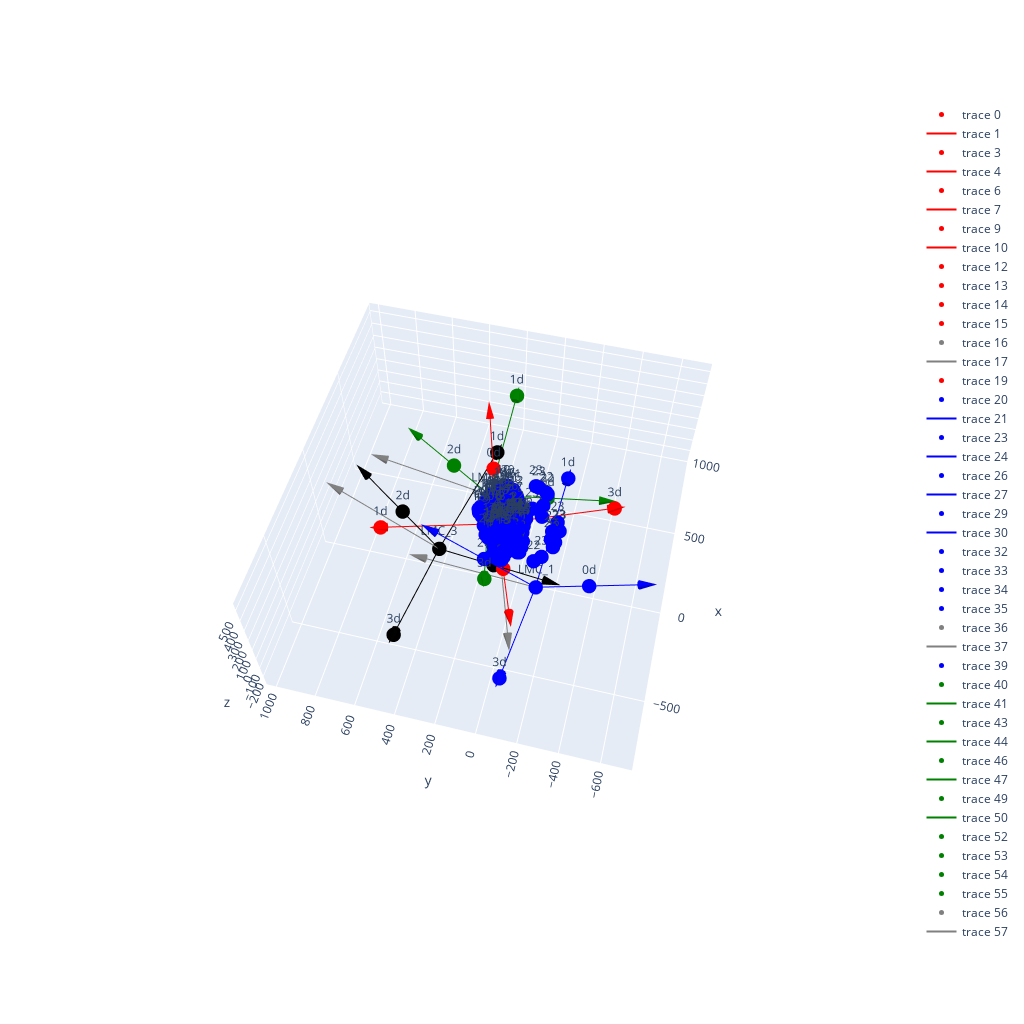

Source (notebook cell):
### Code cell
def plotResult(pos, data_):
    deviceColor = ['red', 'blue', 'green', 'black']

    xx = pos*mult
    data = (data_)
    LMCs = [make_LMC(LMC_loc=[xx[0+4*l], xx[1+4*l], 0], LMC_orient=[xx[2+4*l], 0, xx[3+4*l]], LMC_H=LMC_H) for l in range(num_LMC)]
    occlusions = np.zeros([num_poses, num_LMC, 7])
    for lm, LMC in enumerate(LMCs):
        for i in range(num_poses):
            occlusions[i, lm] = check_LMC_Hand_visibility(LMC, pos_markers=data[0][i], fingers_idx=fingers_idx, finger_lines=data[4][0], finger_radius=finger_radius, palm_plane_normal=data[2][i], palm_centroid=data[3][i], palm_markers=data[1][i])

    bestLMCs = np.zeros(num_LMC)
    for i in range(num_poses):
        print('_________________________________')
        print('POS: ', i)
        for lm, LMC in enumerate(LMCs):
            print(occlusions[i, lm, 2:], np.sum(occlusions[i, lm, 2:]))
        k = np.sum(occlusions[i, :, 2:], axis = 1)
        kk = np.flatnonzero(k == np.max(k))
        bestLMCs[kk] += 1
        print('Best LMC: ', kk)

    print(bestLMCs)

    occlusions = np.array(occlusions).astype(np.int16)
    vis = np.sum(occlusions, axis = 1)[:, 2:] # how many LMCs see each finger for each pose
    print(vis)
    vis = np.min(vis, axis=1) # take the minimum of each pose: e.g in pose i there is a finger that is only seen by 1 LMC -> this pose will get the value 1
    vis_LMC = np.zeros(fingers_idx.shape[0]) # counts how many poses have 1, 2, 3, 4, 5  fngers not seen byy any LMC
    unique, counts = np.unique(vis, return_counts=True)
    vis_LMC[unique] = counts
    
    fig = go.Figure()
    for lm, LMC in enumerate(LMCs):
        fig = plotLMC(fig, LMC, color=deviceColor[lm], name='LMC_{}'.format(lm), scale = 1)

    #fig = go.Figure()
    for pos_markers in handMarkers:
        fig = plot_hand(fig, pos_markers)
    #fig = plot_hand(fig, data[0][0])
    fig.show()

#print(pos)
plotResult(pos, data)

### Figure 1 — Plotly figure (JSON) as saved in the notebook; plotly's stock layout.template omitted (floating-point values rounded to 4 significant figures)
{"data": [{"marker": {"color": "red", "size": 5}, "mode": "markers+text", "type": "scatter3d", "x": [150.6], "y": [145.9], "z": [0]}, {"line": {"color": "red", "width": 2}, "mode": "lines", "type": "scatter3d", "x": [150.6, 509.9, null], "y": [145.9, 273.8, null], "z": [0, 463.2, null]}, {"colorscale": [[0, "red"], [1, "red"]], "showlegend": false, "showscale": false, "type": "cone", "u": [107.8], "v": [38.38], "w": [139.0], "x": [502.8], "y": [271.3], "z": [453.9]}, {"marker": {"color": "red", "size": 5}, "mode": "markers+text", "type": "scatter3d", "x": [150.6], "y": [145.9], "z": [0]}, {"line": {"color": "red", "width": 2}, "mode": "lines", "type": "scatter3d", "x": [150.6, -95.05, null], "y": [145.9, 673.6, null], "z": [0, 145.4, null]}, {"colorscale": [[0, "red"], [1, "red"]], "showlegend": false, "showscale": false, "type": "cone", "u": [-73.71], "v": [158.3], "w": [43.63], "x": [-90.14], "y": [663.1], "z": [142.5]}, {"marker": {"color": "red", "size": 5}, "mode": "markers+text", "type": "scatter3d", "x": [150.6], "y": [145.9], "z": [0]}, {"line": {"color": "red", "width": 2}, "mode": "lines", "type": "scatter3d", "x": [150.6, -406.9, null], "y": [145.9, -52.61, null], "z": [0, 98.71, null]}, {"colorscale": [[0, "red"], [1, "red"]], "showlegend": false, "showscale": false, "type": "cone", "u": [-167.3], "v": [-59.55], "w": [29.61], "x": [-395.7], "y": [-48.63], "z": [96.73]}, {"marker": {"color": "red", "size": 5}, "mode": "markers+text", "type": "scatter3d", "x": [150.6], "y": [145.9], "z": [0]}, {"line": {"color": "red", "width": 2}, "mode": "lines", "type": "scatter3d", "x": [150.6, 293.7, null], "y": [145.9, -418.4, null], "z": [0, 145.4, null]}, {"colorscale": [[0, "red"], [1, "red"]], "showlegend": false, "showscale": false, "type": "cone", "u": [42.92], "v": [-169.3], "w": [43.63], "x": [290.9], "y": [-407.1], "z": [142.5]}, {"marker": {"color": "red", "size": 5}, "mode": "markers+text", "text": "0d", "type": "scatter3d", "x": [330.3], "y": [209.9], "z": [231.6]}, {"marker": {"color": "red", "size": 5}, "mode": "markers+text", "text": "1d", "type": "scatter3d", "x": [-95.05], "y": [673.6], "z": [145.4]}, {"marker": {"color": "red", "size": 5}, "mode": "markers+text", "text": "2d", "type": "scatter3d", "x": [-128.1], "y": [46.65], "z": [49.35]}, {"marker": {"color": "red", "size": 5}, "mode": "markers+text", "text": "3d", "type": "scatter3d", "x": [293.7], "y": [-418.4], "z": [145.4]}, {"marker": {"color": "gray", "size": 5}, "mode": "markers+text", "type": "scatter3d", "x": [150.6], "y": [145.9], "z": [0]}, {"line": {"color": "gray", "width": 2}, "mode": "lines", "type": "scatter3d", "x": [150.6, -378.7, null], "y": [145.9, -42.56, null], "z": [0, -210.4, null]}, {"colorscale": [[0, "gray"], [1, "gray"]], "showlegend": false, "showscale": false, "type": "cone", "u": [-158.8], "v": [-56.54], "w": [-63.13], "x": [-368.1], "y": [-38.8], "z": [-206.2]}, {"marker": {"color": "red", "size": 5}, "mode": "markers+text", "text": "LMC_0", "type": "scatter3d", "x": [150.6], "y": [145.9], "z": [0]}, {"marker": {"color": "blue", "size": 5}, "mode": "markers+text", "type": "scatter3d", "x": [-165.5], "y": [-125.2], "z": [0]}, {"line": {"color": "blue", "width": 2}, "mode": "lines", "type": "scatter3d", "x": [-165.5, -197.6, null], "y": [-125.2, -637.4, null], "z": [0, 310.7, null]}, {"colorscale": [[0, "blue"], [1, "blue"]], "showlegend": false, "showscale": false, "type": "cone", "u": [-9.644], "v": [-153.7], "w": [93.22], "x": [-197.0], "y": [-627.2], "z": [304.5]}, {"marker": {"color": "blue", "size": 5}, "mode": "markers+text", "type": "scatter3d", "x": [-165.5], "y": [-125.2], "z": [0]}, {"line": {"color": "blue", "width": 2}, "mode": "lines", "type": "scatter3d", "x": [-165.5, 413.2, null], "y": [-125.2, -158.2, null], "z": [0, 155.3, null]}, {"colorscale": [[0, "blue"], [1, "blue"]], "showlegend": false, "showscale": false, "type": "cone", "u": [173.6], "v": [-9.924], "w": [46.58], "x": [401.6], "y": [-157.6], "z": [152.2]}, {"marker": {"color": "blue", "size": 5}, "mode": "markers+text", "type": "scatter3d", "x": [-165.5], "y": [-125.2], "z": [0]}, {"line": {"color": "blue", "width": 2}, "mode": "lines", "type": "scatter3d", "x": [-165.5, -132.5, null], "y": [-125.2, 399.5, null], "z": [0, 289.1, null]}, {"colorscale": [[0, "blue"], [1, "blue"]], "showlegend": false, "showscale": false, "type": "cone", "u": [9.878], "v": [157.4], "w": [86.74], "x": [-133.2], "y": [389.0], "z": [283.4]}, {"marker": {"color": "blue", "size": 5}, "mode": "markers+text", "type": "scatter3d", "x": [-165.5], "y": [-125.2], "z": [0]}, {"line": {"color": "blue", "width": 2}, "mode": "lines", "type": "scatter3d", "x": [-165.5, -743.7, null], "y": [-125.2, -85.64, null], "z": [0, 155.3, null]}, {"colorscale": [[0, "blue"], [1, "blue"]], "showlegend": false, "showscale": false, "type": "cone", "u": [-173.5], "v": [11.85], "w": [46.58], "x": [-732.1], "y": [-86.43], "z": [152.2]}, {"marker": {"color": "blue", "size": 5}, "mode": "markers+text", "text": "0d", "type": "scatter3d", "x": [-181.5], "y": [-381.3], "z": [155.4]}, {"marker": {"color": "blue", "size": 5}, "mode": "markers+text", "text": "1d", "type": "scatter3d", "x": [413.2], "y": [-158.2], "z": [155.3]}, {"marker": {"color": "blue", "size": 5}, "mode": "markers+text", "text": "2d", "type": "scatter3d", "x": [-149.0], "y": [137.2], "z": [144.6]}, {"marker": {"color": "blue", "size": 5}, "mode": "markers+text", "text": "3d", "type": "scatter3d", "x": [-743.7], "y": [-85.64], "z": [155.3]}, {"marker": {"color": "gray", "size": 5}, "mode": "markers+text", "type": "scatter3d", "x": [-165.5], "y": [-125.2], "z": [0]}, {"line": {"color": "gray", "width": 2}, "mode": "lines", "type": "scatter3d", "x": [-165.5, -127.9, null], "y": [-125.2, 473.5, null], "z": [0, -12.46, null]}, {"colorscale": [[0, "gray"], [1, "gray"]], "showlegend": false, "showscale": false, "type": "cone", "u": [11.27], "v": [179.6], "w": [-3.738], "x": [-128.6], "y": [461.6], "z": [-12.21]}, {"marker": {"color": "blue", "size": 5}, "mode": "markers+text", "text": "LMC_1", "type": "scatter3d", "x": [-165.5], "y": [-125.2], "z": [0]}, {"marker": {"color": "green", "size": 5}, "mode": "markers+text", "type": "scatter3d", "x": [314.8], "y": [224.8], "z": [0]}, {"line": {"color": "green", "width": 2}, "mode": "lines", "type": "scatter3d", "x": [314.8, 373.2, null], "y": [224.8, -367.4, null], "z": [0, 76.71, null]}, {"colorscale": [[0, "green"], [1, "green"]], "showlegend": false, "showscale": false, "type": "cone", "u": [17.51], "v": [-177.7], "w": [23.01], "x": [372.0], "y": [-355.5], "z": [75.18]}, {"marker": {"color": "green", "size": 5}, "mode": "markers+text", "type": "scatter3d", "x": [314.8], "y": [224.8], "z": [0]}, {"line": {"color": "green", "width": 2}, "mode": "lines", "type": "scatter3d", "x": [314.8, 897.4, null], "y": [224.8, 222.2, null], "z": [0, 143.3, null]}, {"colorscale": [[0, "green"], [1, "green"]], "showlegend": false, "showscale": false, "type": "cone", "u": [174.8], "v": [-0.8015], "w": [42.99], "x": [885.8], "y": [222.2], "z": [140.4]}, {"marker": {"color": "green", "size": 5}, "mode": "markers+text", "type": "scatter3d", "x": [314.8], "y": [224.8], "z": [0]}, {"line": {"color": "green", "width": 2}, "mode": "lines", "type": "scatter3d", "x": [314.8, 279.1, null], "y": [224.8, 587.1, null], "z": [0, 477.0, null]}, {"colorscale": [[0, "green"], [1, "green"]], "showlegend": false, "showscale": false, "type": "cone", "u": [-10.71], "v": [108.7], "w": [143.1], "x": [279.8], "y": [579.8], "z": [467.5]}, {"marker": {"color": "green", "size": 5}, "mode": "markers+text", "type": "scatter3d", "x": [314.8], "y": [224.8], "z": [0]}, {"line": {"color": "green", "width": 2}, "mode": "lines", "type": "scatter3d", "x": [314.8, -256.1, null], "y": [224.8, 108.5, null], "z": [0, 143.3, null]}, {"colorscale": [[0, "green"], [1, "green"]], "showlegend": false, "showscale": false, "type": "cone", "u": [-171.3], "v": [-34.91], "w": [42.99], "x": [-244.7], "y": [110.8], "z": [140.4]}, {"marker": {"color": "green", "size": 5}, "mode": "markers+text", "text": "0d", "type": "scatter3d", "x": [344.0], "y": [-71.26], "z": [38.36]}, {"marker": {"color": "green", "size": 5}, "mode": "markers+text", "text": "1d", "type": "scatter3d", "x": [897.4], "y": [222.2], "z": [143.3]}, {"marker": {"color": "green", "size": 5}, "mode": "markers+text", "text": "2d", "type": "scatter3d", "x": [296.9], "y": [405.9], "z": [238.5]}, {"marker": {"color": "green", "size": 5}, "mode": "markers+text", "text": "3d", "type": "scatter3d", "x": [-256.1], "y": [108.5], "z": [143.3]}, {"marker": {"color": "gray", "size": 5}, "mode": "markers+text", "type": "scatter3d", "x": [314.8], "y": [224.8], "z": [0]}, {"line": {"color": "gray", "width": 2}, "mode": "lines", "type": "scatter3d", "x": [314.8, 260.5, null], "y": [224.8, 775.9, null], "z": [0, 231.1, null]}, {"colorscale": [[0, "gray"], [1, "gray"]], "showlegend": false, "showscale": false, "type": "cone", "u": [-16.3], "v": [165.3], "w": [69.33], "x": [261.6], "y": [764.9], "z": [226.5]}, {"marker": {"color": "green", "size": 5}, "mode": "markers+text", "text": "LMC_2", "type": "scatter3d", "x": [314.8], "y": [224.8], "z": [0]}, {"marker": {"color": "black", "size": 5}, "mode": "markers+text", "type": "scatter3d", "x": [-64.42], "y": [389.9], "z": [0]}, {"line": {"color": "black", "width": 2}, "mode": "lines", "type": "scatter3d", "x": [-64.42, -169.3, null], "y": [389.9, -194.0, null], "z": [0, 90.05, null]}, {"colorscale": [[0, "black"], [1, "black"]], "showlegend": false, "showscale": false, "type": "cone", "u": [-31.45], "v": [-175.2], "w": [27.01], "x": [-167.2], "y": [-182.3], "z": [88.25]}, {"marker": {"color": "black", "size": 5}, "mode": "markers+text", "type": "scatter3d", "x": [-64.42], "y": [389.9], "z": [0]}, {"line": {"color": "black", "width": 2}, "mode": "lines", "type": "scatter3d", "x": [-64.42, 496.0, null], "y": [389.9, 231.7, null], "z": [0, 144.6, null]}, {"colorscale": [[0, "black"], [1, "black"]], "showlegend": false, "showscale": false, "type": "cone", "u": [168.1], "v": [-47.44], "w": [43.38], "x": [484.8], "y": [234.9], "z": [141.7]}, {"marker": {"color": "black", "size": 5}, "mode": "markers+text", "type": "scatter3d", "x": [-64.42], "y": [389.9], "z": [0]}, {"line": {"color": "black", "width": 2}, "mode": "lines", "type": "scatter3d", "x": [-64.42, 1.78, null], "y": [389.9, 758.6, null], "z": [0, 468.7, null]}, {"colorscale": [[0, "black"], [1, "black"]], "showlegend": false, "showscale": false, "type": "cone", "u": [19.86], "v": [110.6], "w": [140.6], "x": [0.4562], "y": [751.2], "z": [459.3]}, {"marker": {"color": "black", "size": 5}, "mode": "markers+text", "type": "scatter3d", "x": [-64.42], "y": [389.9], "z": [0]}, {"line": {"color": "black", "width": 2}, "mode": "lines", "type": "scatter3d", "x": [-64.42, -644.9, null], "y": [389.9, 436.6, null], "z": [0, 144.6, null]}, {"colorscale": [[0, "black"], [1, "black"]], "showlegend": false, "showscale": false, "type": "cone", "u": [-174.1], "v": [14.02], "w": [43.38], "x": [-633.2], "y": [435.7], "z": [141.7]}, {"marker": {"color": "black", "size": 5}, "mode": "markers+text", "text": "0d", "type": "scatter3d", "x": [-116.8], "y": [97.93], "z": [45.02]}, {"marker": {"color": "black", "size": 5}, "mode": "markers+text", "text": "1d", "type": "scatter3d", "x": [496.0], "y": [231.7], "z": [144.6]}, {"marker": {"color": "black", "size": 5}, "mode": "markers+text", "text": "2d", "type": "scatter3d", "x": [-31.32], "y": [574.2], "z": [234.4]}, {"marker": {"color": "black", "size": 5}, "mode": "markers+text", "text": "3d", "type": "scatter3d", "x": [-644.9], "y": [436.6], "z": [144.6]}, {"marker": {"color": "gray", "size": 5}, "mode": "markers+text", "type": "scatter3d", "x": [-64.42], "y": [389.9], "z": [0]}, {"line": {"color": "gray", "width": 2}, "mode": "lines", "type": "scatter3d", "x": [-64.42, 34.33, null], "y": [389.9, 939.8, null], "z": [0, 218.6, null]}, {"colorscale": [[0, "gray"], [1, "gray"]], "showlegend": false, "showscale": false, "type": "cone", "u": [29.63], "v": [165.0], "w": [65.59], "x": [32.35], "y": [928.8], "z": [214.2]}, {"marker": {"color": "black", "size": 5}, "mode": "markers+text", "text": "LMC_3", "type": "scatter3d", "x": [-64.42], "y": [389.9], "z": [0]}, {"marker": {"color": "blue", "size": 5}, "mode": "markers+text", "text": [0, 1, 2, 3, 4, 5, 6, 7, 8, 9, 10, 11, 12, 13, 14, 15, 16, 17, 18, 19, 20, 21, 22, 23, 24, 25], "type": "scatter3d", "x": [4.126, 28.19, 53.62, 20.46, 72.25, 85.15, 94.87, 96.84, 39.9, 108.4, 124.9, 136.4, 125.9, 131.2, 149.0, 155.4, 143.1, 58.1, 144.5, 161.8, 171.1, 156.2, -134.2, -130.3, 16.18, -16.18], "y": [49.72, 45.96, 7.427, 89.07, 82.0, 63.47, 45.76, 24.55, 112.5, 106.5, 92.59, 74.56, 43.94, 119.9, 109.3, 88.48, 59.04, 129.9, 128.5, 118.0, 99.44, 68.41, -101.1, -136.8, -20.35, 20.35], "z": [298.9, 323.7, 322.8, 297.2, 331.3, 332.9, 330.6, 328.3, 301.1, 339.7, 340.0, 337.0, 332.9, 344.3, 345.1, 340.3, 335.3, 305.6, 348.5, 349.2, 341.7, 338.5, 198.0, 248.4, 301.1, 298.9]}, {"marker": {"color": "blue", "size": 5}, "mode": "markers+text", "text": [0, 1, 2, 3, 4, 5, 6, 7, 8, 9, 10, 11, 12, 13, 14, 15, 16, 17, 18, 19, 20, 21, 22, 23, 24, 25], "type": "scatter3d", "x": [-42.89, -55.86, -26.87, -78.81, -98.27, -85.44, -70.82, -51.85, -104.2, -129.8, -120.9, -106.0, -75.87, -147.6, -142.0, -122.9, -93.08, -124.6, -159.3, -153.7, -135.8, -105.0, 159.7, 165.4, 14.09, -14.09], "y": [-22.99, 8.839, 41.09, -34.54, 20.29, 37.56, 49.97, 59.93, -32.8, 33.74, 49.68, 62.85, 69.35, 42.65, 58.05, 68.56, 72.99, -28.44, 48.55, 63.61, 72.73, 77.65, -92.7, -38.84, 19.57, -19.57], "z": [288.9, 283.6, 267.7, 269.1, 246.6, 239.6, 232.8, 232.9, 252.0, 218.2, 206.8, 198.3, 209.0, 200.2, 187.6, 182.6, 194.1, 237.1, 190.4, 178.2, 169.0, 183.8, 367.5, 397.4, 290.2, 309.8]}, {"marker": {"color": "blue", "size": 5}, "mode": "markers+text", "text": [0, 1, 2, 3, 4, 5, 6, 7, 8, 9, 10, 11, 12, 13, 14, 15, 16, 17, 18, 19, 20, 21, 22, 23, 24, 25], "type": "scatter3d", "x": [-6.936, 5.284, 36.78, -0.533, 33.34, 48.25, 61.78, 69.17, 9.954, 56.63, 74.23, 89.66, 88.79, 72.01, 89.85, 102.1, 99.73, 20.44, 80.24, 97.61, 113.0, 108.0, -55.68, -64.56, 18.46, -18.46], "y": [42.55, 58.57, 36.0, 81.01, 108.6, 98.87, 86.96, 69.16, 109.6, 146.4, 141.3, 129.6, 98.38, 168.3, 166.6, 149.8, 118.6, 132.9, 182.2, 180.4, 165.6, 132.7, -176.6, -184.8, -10.25, 10.25], "z": [274.9, 303.2, 328.3, 257.6, 302.1, 316.0, 325.5, 334.8, 253.8, 305.6, 316.9, 326.4, 335.9, 308.2, 318.6, 326.8, 334.6, 253.1, 310.6, 320.8, 326.3, 335.7, 233.9, 294.5, 315.2, 284.8]}, {"marker": {"color": "blue", "size": 5}, "mode": "markers+text", "text": [0, 1, 2, 3, 4, 5, 6, 7, 8, 9, 10, 11, 12, 13, 14, 15, 16, 17, 18, 19, 20, 21, 22, 23, 24, 25], "type": "scatter3d", "x": [-40.3, -55.27, -27.87, -74.0, -96.12, -84.21, -70.18, -52.06, -98.41, -126.8, -118.4, -104.1, -75.22, -144.1, -138.9, -120.4, -91.73, -118.1, -155.6, -150.4, -132.7, -103.3, 161.8, 161.7, 13.15, -13.15], "y": [-21.59, 9.737, 46.63, -29.44, 28.21, 47.43, 61.99, 72.61, -24.65, 46.95, 65.81, 81.59, 86.71, 59.31, 77.81, 90.32, 93.2, -17.63, 66.94, 85.0, 97.23, 99.75, -98.2, -54.01, 22.23, -22.23], "z": [280.0, 282.2, 277.6, 255.1, 246.3, 245.0, 242.9, 247.1, 237.1, 220.0, 213.9, 210.3, 224.7, 203.7, 196.0, 195.4, 210.0, 222.4, 194.9, 187.5, 182.4, 200.4, 353.2, 396.5, 296.8, 303.2]}, {"marker": {"color": "blue", "size": 5}, "mode": "markers+text", "text": [0, 1, 2, 3, 4, 5, 6, 7, 8, 9, 10, 11, 12, 13, 14, 15, 16, 17, 18, 19, 20, 21, 22, 23, 24, 25], "type": "scatter3d", "x": [-22.47, 7.193, 31.61, -36.99, 10.1, 23.76, 32.74, 41.1, -38.67, 16.71, 28.09, 37.28, 44.68, 21.14, 31.84, 39.25, 44.93, -37.54, 24.68, 35.16, 40.11, 47.16, -79.02, -19.29, 14.99, -14.99], "y": [42.5, 58.29, 39.43, 82.59, 112.2, 104.0, 93.83, 76.85, 112.7, 152.9, 149.9, 140.2, 108.7, 176.7, 177.2, 162.1, 130.5, 137.4, 191.6, 192.0, 179.5, 145.6, -178.3, -192.0, -8.158, 8.158], "z": [313.4, 304.4, 270.0, 313.1, 284.8, 268.8, 253.6, 243.6, 307.3, 268.1, 250.1, 233.1, 229.0, 256.5, 238.8, 224.1, 221.5, 300.8, 250.7, 233.4, 215.9, 215.7, 325.1, 333.5, 280.4, 319.6]}, {"marker": {"color": "blue", "size": 5}, "mode": "markers+text", "text": [0, 1, 2, 3, 4, 5, 6, 7, 8, 9, 10, 11, 12, 13, 14, 15, 16, 17, 18, 19, 20, 21, 22, 23, 24, 25], "type": "scatter3d", "x": [-49.06, -50.15, -19.66, -91.32, -95.85, -81.23, -66.83, -47.04, -118.7, -128.3, -119.2, -105.0, -72.97, -146.9, -141.2, -123.1, -91.84, -140.0, -158.3, -152.7, -137.6, -104.1, 126.0, 162.5, 15.49, -15.49], "y": [-7.974, -6.028, 21.88, -4.424, 12.22, 24.77, 37.47, 45.37, 1.498, 26.94, 41.89, 56.34, 58.68, 37.15, 51.94, 64.57, 65.9, 7.565, 41.97, 56.37, 72.35, 71.03, -6.022, -27.8, 15.71, -15.71], "z": [295.6, 330.3, 350.9, 299.9, 359.9, 371.8, 378.5, 380.7, 312.5, 386.5, 399.0, 406.5, 400.4, 403.0, 416.3, 419.5, 411.5, 325.4, 413.7, 426.6, 429.3, 421.1, 149.2, 194.2, 313.8, 286.2]}, {"marker": {"color": "blue", "size": 5}, "mode": "markers+text", "text": [0, 1, 2, 3, 4, 5, 6, 7, 8, 9, 10, 11, 12, 13, 14, 15, 16, 17, 18, 19, 20, 21, 22, 23, 24, 25], "type": "scatter3d", "x": [-36.42, -17.72, 28.22, -57.14, -18.34, 4.232, 24.06, 41.82, -63.28, -14.77, 6.316, 27.5, 44.81, -11.02, 8.344, 28.48, 43.75, -65.51, -9.317, 9.626, 29.71, 44.64, -7.465, 24.51, 26.02, -26.02], "y": [34.05, 52.16, 48.0, 71.15, 109.4, 108.1, 104.5, 92.74, 101.1, 153.5, 157.7, 155.3, 127.8, 179.9, 187.2, 179.0, 150.7, 126.5, 195.9, 202.9, 198.1, 167.0, -174.5, -190.2, 0.05059, -0.05059], "z": [297.8, 320.8, 318.8, 294.3, 324.6, 325.6, 322.8, 320.7, 296.4, 330.0, 329.3, 325.8, 322.9, 332.7, 332.3, 327.4, 323.9, 299.2, 335.8, 335.4, 327.6, 325.9, 209.7, 260.2, 300.2, 299.8]}, {"marker": {"color": "blue", "size": 5}, "mode": "markers+text", "text": [0, 1, 2, 3, 4, 5, 6, 7, 8, 9, 10, 11, 12, 13, 14, 15, 16, 17, 18, 19, 20, 21, 22, 23, 24, 25], "type": "scatter3d", "x": [-49.09, -52.21, -21.39, -91.24, -98.43, -83.83, -69.12, -49.05, -118.9, -131.5, -122.3, -107.7, -75.28, -150.4, -144.7, -126.0, -94.32, -140.5, -162.2, -156.4, -140.7, -106.8, 134.5, 166.7, 15.55, -15.55], "y": [-7.992, 10.97, 44.7, -1.76, 42.56, 59.02, 73.04, 80.53, 10.24, 69.33, 88.29, 104.2, 102.5, 86.79, 106.1, 118.2, 114.7, 22.41, 96.54, 115.3, 130.2, 124.2, -83.06, -80.44, 20.13, -20.13], "z": [295.9, 324.9, 331.6, 294.4, 337.7, 343.0, 343.8, 343.4, 300.0, 350.7, 355.0, 355.5, 351.8, 358.4, 363.1, 361.1, 356.2, 306.4, 364.3, 368.9, 364.6, 361.0, 183.1, 235.9, 305.5, 294.5]}, {"marker": {"color": "blue", "size": 5}, "mode": "markers+text", "text": [0, 1, 2, 3, 4, 5, 6, 7, 8, 9, 10, 11, 12, 13, 14, 15, 16, 17, 18, 19, 20, 21, 22, 23, 24, 25], "type": "scatter3d", "x": [-19.24, 5.76, 19.67, -34.84, 0.5291, 9.15, 13.66, 19.36, -39.38, 0.2052, 5.855, 9.999, 17.15, 0.02589, 4.98, 8.334, 14.27, -41.26, 1.073, 5.957, 5.997, 14.05, -60.64, -0.5918, 8.827, -8.827], "y": [44.85, 57.74, 31.59, 84.3, 106.3, 94.67, 81.34, 62.47, 112.6, 142.5, 135.6, 122.4, 90.49, 163.2, 159.8, 141.8, 110.2, 135.4, 176.5, 173.0, 157.1, 123.8, -167.3, -180.3, -12.41, 12.41], "z": [310.4, 290.0, 254.5, 306.2, 259.8, 242.4, 227.7, 219.4, 295.2, 233.8, 214.3, 197.7, 198.2, 216.8, 197.0, 184.2, 186.6, 283.6, 207.3, 188.0, 172.8, 177.4, 383.6, 376.4, 278.9, 321.1]}, {"marker": {"color": "blue", "size": 5}, "mode": "markers+text", "text": [0, 1, 2, 3, 4, 5, 6, 7, 8, 9, 10, 11, 12, 13, 14, 15, 16, 17, 18, 19, 20, 21, 22, 23, 24, 25], "type": "scatter3d", "x": [3.858, 12.32, 34.99, 18.59, 46.48, 56.93, 66.64, 69.61, 33.34, 73.45, 87.66, 99.22, 92.35, 90.8, 105.9, 113.9, 105.9, 46.78, 100.2, 114.8, 126.8, 115.6, -64.71, -86.31, 13.59, -13.59], "y": [28.83, 54.49, 42.82, 56.57, 98.49, 94.63, 87.04, 74.31, 80.6, 133.4, 132.6, 125.1, 100.6, 153.7, 155.6, 143.2, 118.0, 101.2, 167.0, 168.8, 156.9, 130.9, -185.6, -168.0, -3.927, 3.927], "z": [259.4, 281.4, 319.9, 230.6, 267.4, 287.1, 303.3, 320.3, 218.5, 261.3, 277.5, 294.1, 314.5, 258.7, 272.8, 289.5, 308.0, 211.3, 257.4, 271.2, 285.5, 305.4, 296.7, 351.9, 321.8, 278.2]}], "layout": {"height": 1024, "scene": {"aspectmode": "data", "aspectratio": {"x": 1, "y": 1, "z": 1}, "camera": {"center": {"x": 0, "y": 0, "z": 0}, "eye": {"x": -2, "y": -0.5, "z": 3}, "up": {"x": 0, "y": 0, "z": 20}}}, "width": 1024}}
